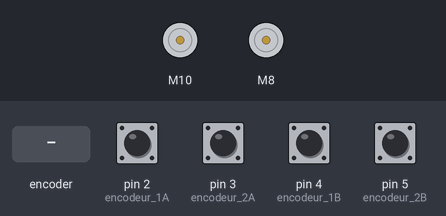
The sketch below on a simulated Arduino Uno, built with avr-gcc and run on an emulated ATmega328P. On the bench: 2 × DC motor (green arrow = forward, orange = backward, longer = faster). The test bench sets the inputs (shaded band); at power-on: pin 2 (encodeur_1A), pin 3 (encodeur_2A), pin 4 (encodeur_1B), pin 5 (encodeur_2B) HIGH. What the sketch prints to the serial monitor is not drawn.

Above: at 1.2 s.
1.3 s: pin 3 (encodeur_2A) pulled LOW for 0.15 s
At 1.3 s:
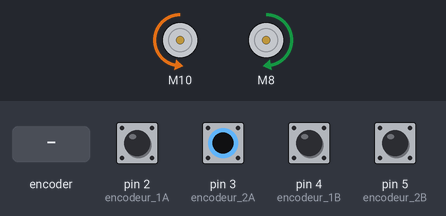
4.4 s: rotary encoder on pin 2 (encodeur_1A) / pin 4 (encodeur_1B) turned 3 steps (first pin leading)
8.0 s: pin 3 (encodeur_2A) pulsed LOW 2 times (0.12 s each, 0.3 s apart)
11.6 s: rotary encoder on pin 2 (encodeur_1A) / pin 4 (encodeur_1B) turned 1 step (first pin leading)
14.8 s: pin 3 (encodeur_2A) pulled LOW for 1 s
18.8 s: pin 3 (encodeur_2A) pulsed LOW 5 times (0.12 s each, 0.3 s apart)
Timing chart, 0 to 21.8 s (numbered marks = the images above; inputs shaded):
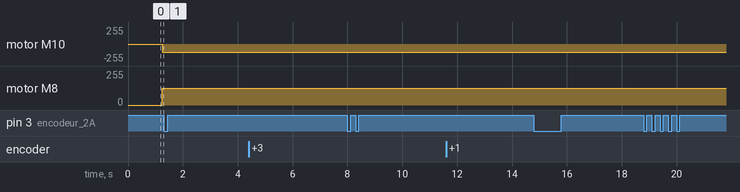

Measured:
- after the input at 1.3 s, every drawn part: stays the same
- after the input at 4.4 s, every drawn part: stays the same
- after the input at 8.0 s, every drawn part: stays the same
- after the input at 11.6 s, every drawn part: stays the same
- after the input at 14.8 s, every drawn part: stays the same
- after the input at 18.8 s, every drawn part: stays the same

The sketch:

PID_sequence.ino
```cpp
// Librairies
#include <SparkFun_TB6612.h>

// Définition des pins
#define AI1 10
#define AI2 13
#define STBY 9
#define BI1 8
#define BI2 7
#define PWMA 11
#define PWMB 6
#define encodeur_1A 2
#define encodeur_1B 4
#define encodeur_2A 3
#define encodeur_2B 5

// Debug mode
bool debug = true;

// Définition des objets de classe
Motor moteur1 = Motor(AI1, AI2, PWMA, -1, STBY);
Motor moteur2 = Motor(BI1, BI2, PWMB, 1, STBY);

// Encodeurs
volatile long compte_encodeur1 = 0;
volatile long compte_encodeur2 = 0;
bool sens_rotation1 = true;
bool sens_rotation2 = false;
float n_clic = 103;

// Roues & véhicule
float dia_roue = 60; // diamètre de roue en mm
float empattement = 160; // distance entre les roues en mm
float Z = 0.5; // un coefficient de multiplication de la vitesse
float x0 = 0; // pour le calcul de la vitesse
float a0 = 0; // pour le calcul de la vitesse angulaire

// Labyrinthe
float d_case = 300; // distance d'une cellule

// PID
// gains directionnels
const float kp_p = 4; // gain proportionnel en position
const float kd_p = 6; // gain dérivé en position
const float ki_p = 0.01; // gain intégral en position
// gains angulaires
const float kp_a = 1.5; // gain proportionnel angulaire
const float kd_a = 1; // gain dérivé angulaire
const float ki_a = 0.003; // gain intégral angulaire
// erreur
float ed0 = 0; // pour le calcul de l'erreur dérivée
float ei0 = 0; // pour le calcul de l'erreur intégrale
// consigne
float cons_p = 0; // consigne en position en m
float cons_a = 0; // consigne angulaire en deg
// tolerance
float tol_p = 5;
float tol_a = 1;
float tol_v = 2;
float tol_w = 2;

// Orchestration du mouvement
enum MOVES {ATTENTE, GO, AVANCE, TOURNE, CELEBRE, TEST};
MOVES dance_moves = GO;
int compte = 0;
float periode_ctrl = 50; // période de calcul (ms)
unsigned long temps_actuel = 0;
unsigned long dernier_temps = 0;

// Liste des consignes
struct Mouvements {
  int orientation;
  int nbCases;
};
const int nombre_mouvements = 9;
Mouvements liste_consignes[nombre_mouvements] {
  {0, 2},
  {-90, 1},
  {-90, 1},
  {90, 1},
  {90, 4},
  {90, 4},
  {-90, 4},
  {-90, 2},
  {90, 2}
};

// Séquences d'interupt pour le compte des encodeurs
void encodeur1_ISR() {
  if (digitalRead(encodeur_1B) == sens_rotation1) {
    compte_encodeur1++;
  } else {
    compte_encodeur1--;
  }
}
void encodeur2_ISR() {
  if (digitalRead(encodeur_2B) == sens_rotation2) {
    compte_encodeur2++;
  } else {
    compte_encodeur2--;
  }
}

// Odométrie
float position() {
  float distance_mesure = (compte_encodeur1 + compte_encodeur2)*PI*dia_roue/(2*n_clic);
  return distance_mesure;
}
float orientation() {
  float orientation_mesure = (compte_encodeur1 - compte_encodeur2)*180*dia_roue/(empattement*0.5*n_clic);
  return orientation_mesure;
}
float vitesse(float x, float dt) {
  float v = (x-x0)/dt;
  x0 = x;
  return v;
}
float vitesse_angulaire(float a, float dt) {
  float w = (a-a0)/dt;
  a0 = a;
  return w;
}

// Contrôleur PID
int PID(float erreur, float kp, float kd, float ki, float dt) {
  float cmd = erreur*kp - kd*erreur_derivee(erreur, dt) + ki*erreur_integrale(erreur, dt);
  cmd = Z*constrain(cmd, -255, 255);
  return (int) cmd;
}
float erreur_derivee(float erreur, float dt) {
  float ed = (erreur-ed0)/dt;
  ed0 = erreur;
  return ed;
}
float erreur_integrale(float erreur, float dt) {
  ei0 += erreur*dt;
  return ei0;
}

void setup() {
  pinMode(encodeur_1A,  INPUT_PULLUP);
  pinMode(encodeur_1B,  INPUT_PULLUP);
  pinMode(encodeur_2A,  INPUT_PULLUP);
  pinMode(encodeur_2B,  INPUT_PULLUP);

  attachInterrupt(digitalPinToInterrupt(encodeur_1A), encodeur1_ISR, RISING);
  attachInterrupt(digitalPinToInterrupt(encodeur_2A), encodeur2_ISR, RISING);

  Serial.begin(9600);
}

void loop() {
  temps_actuel = millis();
  float dt = temps_actuel-dernier_temps;

  if (dt > periode_ctrl) {
    dernier_temps = temps_actuel;
    switch (dance_moves) {
      case ATTENTE: {
          delay(15000);
        break;
      }
      case TEST: {
        Serial.print("Position : ");
        Serial.print(position());
        Serial.print(" Orientation : ");
        Serial.println(orientation());
        break;
      }
      case GO: {
        cons_a = liste_consignes[compte].orientation;
        ed0 = cons_a;
        dance_moves = TOURNE;
        dernier_temps = millis();
        break;
      }
      case AVANCE: {
        float x = position();
        float erreur = cons_p - x;
        float v = vitesse(x, dt);
        if (abs(erreur) > tol_p || abs(v) > tol_v) {
          int cmd = PID(erreur, kp_p, kd_p, ki_p, dt);
          moteur1.drive(cmd);
          moteur2.drive(cmd);
        }
        else {
          moteur1.brake();
          moteur2.brake();
          delay(1000);
          compte_encodeur1 = 0;
          compte_encodeur2 = 0;
          compte += 1;
          if (compte >= nombre_mouvements) {
            dance_moves = CELEBRE;
          }
          else {
            cons_a = liste_consignes[compte].orientation;
            ed0 = cons_a;
            ei0 = 0;
            dernier_temps = millis();
            dance_moves = TOURNE;
          }
        }
        break;
      }
      case TOURNE: {
          float theta = orientation();
          float erreur = cons_a - theta;
          float w = vitesse_angulaire(theta, dt);
          if (abs(erreur) > tol_a || abs(w) > tol_w) {
            int cmd = PID(erreur, kp_a, kd_a, ki_a, dt);
            moteur1.drive(cmd);
            moteur2.drive(-cmd);
          }
          else {
            moteur1.brake();
            moteur2.brake();
            delay(1000);
            compte_encodeur1 = 0;
            compte_encodeur2 = 0;
            cons_p = liste_consignes[compte].nbCases * d_case;
            ed0 = cons_p;
            ei0 = 0;
            dernier_temps = millis();
            dance_moves = AVANCE;
          }
        break;
      }
      case CELEBRE: {
        Serial.println("yippe");
        dance_moves = ATTENTE;
        break;
      }
    }
  }
  if (debug) {
    Serial.print("Position : ");
    Serial.print(position());
    Serial.print(" Orientation : ");
    Serial.println(orientation());
  }
}
```
